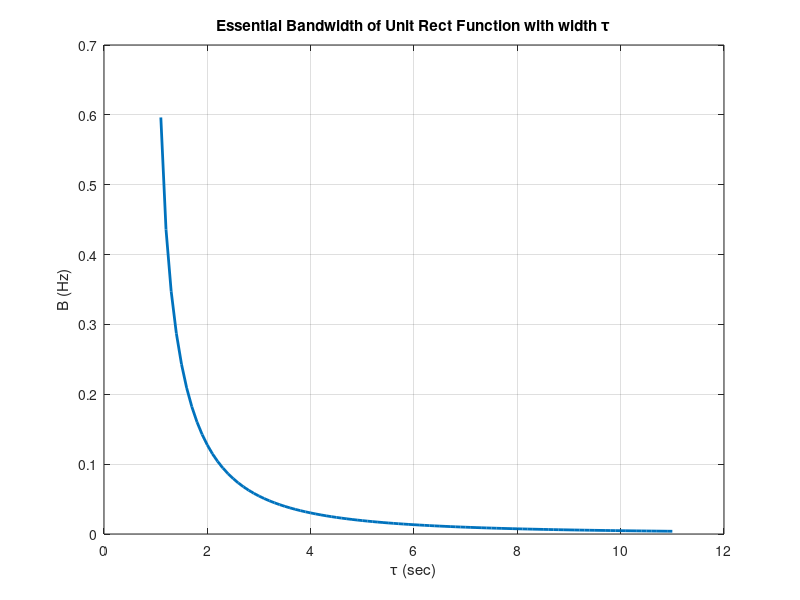

Here is the MATLAB script that generated this plot:
% This is a program for tabulating/graphing the essential 95% bandwidth of
% a rect function
N = 1e2;
B = zeros(1,N);

for i = 1:N
    
    a = 0.1*i + 1;
    Xsquare = @(w) (a*sinc(a*w/(2*pi))).^2;
    DeltaEx = @(B) quad(Xsquare, -B, B)/(2*pi);
    ObjFun = @(B) abs(0.95 - DeltaEx(B));
    B(i) = fminsearch(ObjFun, 1) / (2*pi);  % B in Hz
    
end

i = 1:N;
plot((0.1*i+1), B, 'LineWidth', 2);
xlabel('\tau (sec)'), ylabel('B (Hz)'), title('Essential Bandwidth of Unit Rect Function with width \tau');
grid on;
